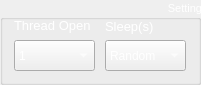
   <widget class="QGroupBox" name="gbSetting">
    <property name="geometry">
     <rect>
      <x>170</x>
      <y>180</y>
      <width>201</width>
      <height>85</height>
     </rect>
    </property>
    <property name="font">
     <font>
      <pointsize>8</pointsize>
     </font>
    </property>
    <property name="layoutDirection">
     <enum>Qt::LeftToRight</enum>
    </property>
    <property name="autoFillBackground">
     <bool>false</bool>
    </property>
    <property name="styleSheet">
     <string notr="true">color: rgb(255, 255, 255);</string>
    </property>
    <property name="title">
     <string> Setting </string>
    </property>
    <property name="alignment">
     <set>Qt::AlignRight|Qt::AlignTrailing|Qt::AlignVCenter</set>
    </property>
    <property name="flat">
     <bool>false</bool>
    </property>
    <property name="checkable">
     <bool>false</bool>
    </property>
    <widget class="QLabel" name="lbThreadOpen">
     <property name="geometry">
      <rect>
       <x>14</x>
       <y>10</y>
       <width>81</width>
       <height>31</height>
      </rect>
     </property>
     <property name="font">
      <font>
       <pointsize>7</pointsize>
      </font>
     </property>
     <property name="layoutDirection">
      <enum>Qt::RightToLeft</enum>
     </property>
     <property name="text">
      <string>&lt;html&gt;&lt;head/&gt;&lt;body&gt;&lt;p&gt;&lt;span style=&quot; font-size:10pt; color:#ffffff;&quot;&gt;Thread Open&lt;/span&gt;&lt;/p&gt;&lt;/body&gt;&lt;/html&gt;</string>
     </property>
     <property name="alignment">
      <set>Qt::AlignLeading|Qt::AlignLeft|Qt::AlignVCenter</set>
     </property>
    </widget>
    <widget class="QComboBox" name="cbThreadOpening">
     <property name="geometry">
      <rect>
       <x>14</x>
       <y>40</y>
       <width>81</width>
       <height>31</height>
      </rect>
     </property>
     <property name="cursor">
      <cursorShape>PointingHandCursor</cursorShape>
     </property>
     <property name="currentIndex">
      <number>0</number>
     </property>
     <item>
      <property name="text">
       <string>1</string>
      </property>
     </item>
     <item>
      <property name="text">
       <string>2</string>
      </property>
     </item>
     <item>
      <property name="text">
       <string>3</string>
      </property>
     </item>
     <item>
      <property name="text">
       <string>4</string>
      </property>
     </item>
     <item>
      <property name="text">
       <string>5</string>
      </property>
     </item>
    </widget>
    <widget class="QComboBox" name="cbSleepThread">
     <property name="geometry">
      <rect>
       <x>105</x>
       <y>40</y>
       <width>81</width>
       <height>31</height>
      </rect>
     </property>
     <property name="cursor">
      <cursorShape>PointingHandCursor</cursorShape>
     </property>
     <property name="currentIndex">
      <number>0</number>
     </property>
     <item>
      <property name="text">
       <string>Random</string>
      </property>
     </item>
     <item>
      <property name="text">
       <string>10</string>
      </property>
     </item>
     <item>
      <property name="text">
       <string>15</string>
      </property>
     </item>
     <item>
      <property name="text">
       <string>20</string>
      </property>
     </item>
     <item>
      <property name="text">
       <string>25</string>
      </property>
     </item>
     <item>
      <property name="text">
       <string>30</string>
      </property>
     </item>
     <item>
      <property name="text">
       <string>35</string>
      </property>
     </item>
    </widget>
    <widget class="QLabel" name="lbSleepThread">
     <property name="geometry">
      <rect>
       <x>105</x>
       <y>16</y>
       <width>51</width>
       <height>21</height>
      </rect>
     </property>
     <property name="font">
      <font>
       <pointsize>7</pointsize>
      </font>
     </property>
     <property name="layoutDirection">
      <enum>Qt::RightToLeft</enum>
     </property>
     <property name="text">
      <string>&lt;html&gt;&lt;head/&gt;&lt;body&gt;&lt;p&gt;&lt;span style=&quot; font-size:10pt; color:#ffffff;&quot;&gt;Sleep(s)&lt;/span&gt;&lt;/p&gt;&lt;/body&gt;&lt;/html&gt;</string>
     </property>
     <property name="alignment">
      <set>Qt::AlignLeading|Qt::AlignLeft|Qt::AlignVCenter</set>
     </property>
    </widget>
   </widget>
